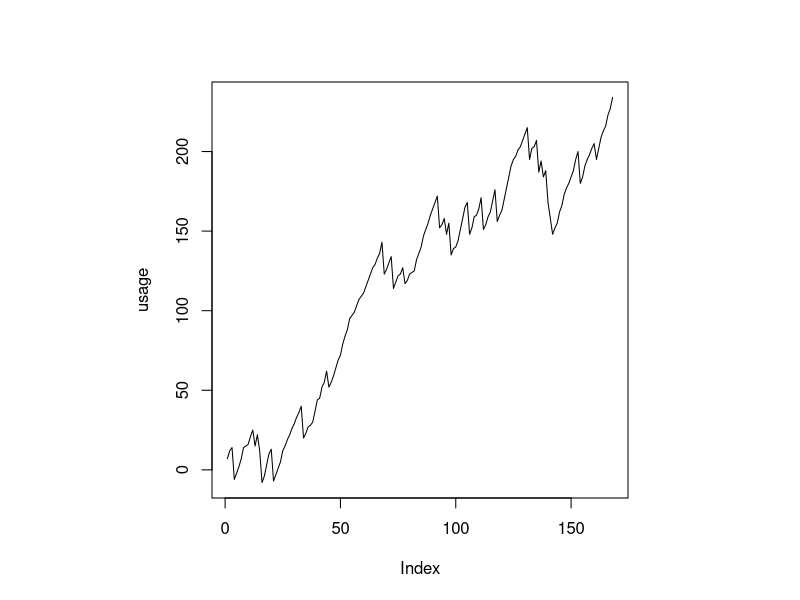
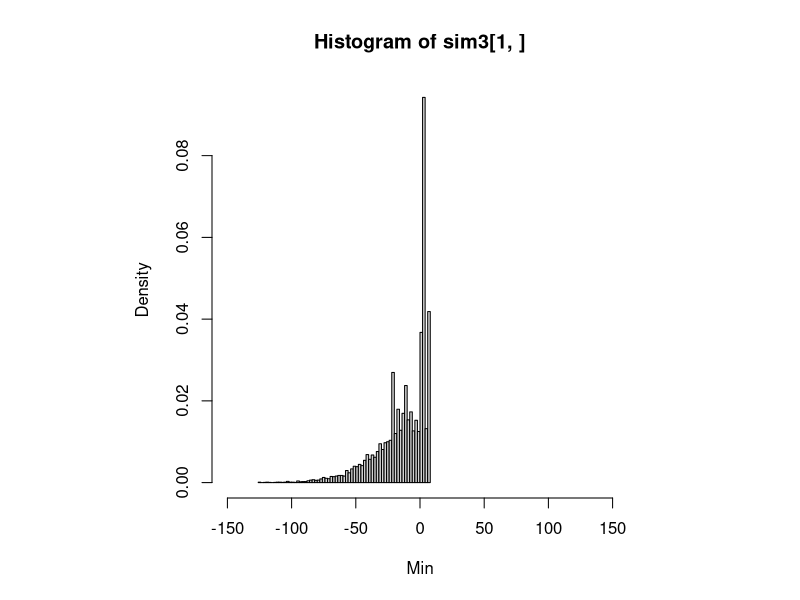
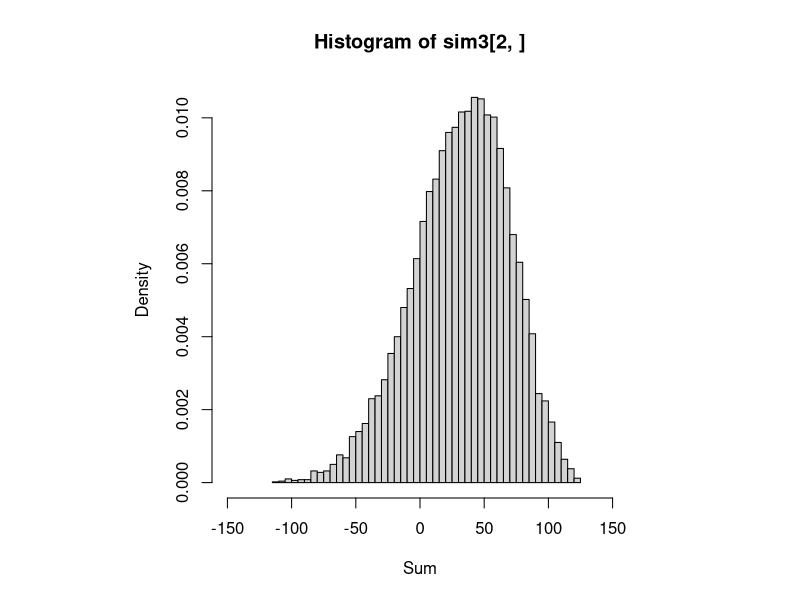
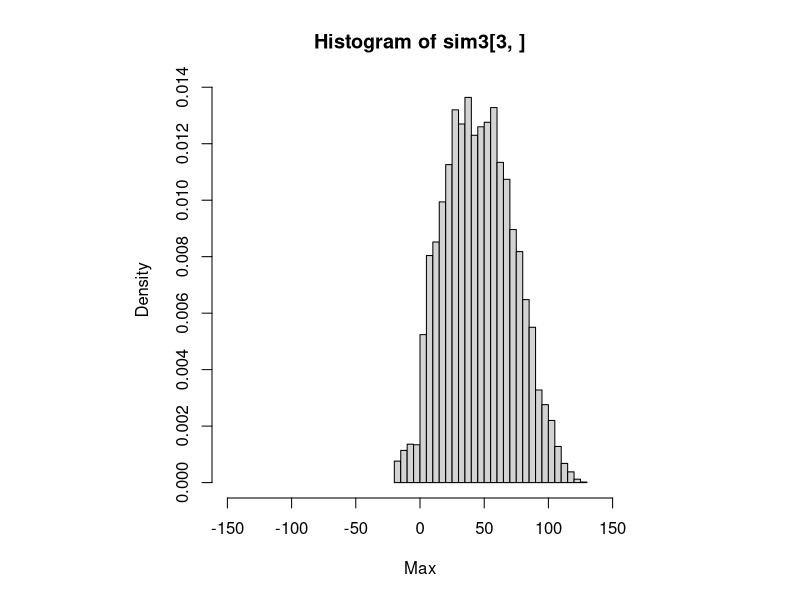

These charts were generated, in order, by the following R code:
#!/usr/bin/Rscript
##
## Start the interpreter with M-R. Use C-c C-j to eval a line.
##

##
## Simulating Data might be usefull as a tutorial [1].
##
## [1] https://clayford.github.io/dwir/dwr_12_generating_data.html
##
## In this  particular distribution  the increments are  usually small
## and positive or large and negative:
prior <- c(1,2,3,4,4,4,5,7,7,-10,-20);

## This outputs the frequency table:
table (prior);
mean (prior);                           # 0.6363636
## plot (ecdf (prior), do.points = FALSE, verticals = TRUE);

## In case you want to exclude drift:
## prior <- prior - mean (prior);

## There are 7 * 24 = 168 hours in a week
day <- 24;
week <- 7 * day;
usage <- cumsum (sample (prior, size = week, replace = TRUE));
par (pty = "s");                        # square windows
plot (usage, type = "l");

## One week of  data, in fact only  167 = 168 -  1 differences, should
## give us  some idea of prior  distribution. Still it will  often not
## suffice to recover the prior accurately.
distr <- diff (usage);
table (distr);
mean (distr);
## plot (table (distr));

## Min, Last,  and Max as  a few  observations derived from  a cusmsum
## trajectory:
f <- function (s) c (min (cumsum (s)), sum (s), max (cumsum (s)));

## Simulate the evolution over one day  many times. In fact you may be
## interested in the behaviour of max(cumsum(...)) or min(cumsum(...))
## and not  just sum(...). Since f()  returns a 3-vector the  shape of
## the resulte is 3 x n:
sim3 <- replicate (n = 10000, f (sample (distr, size = day, replace = TRUE)));
sims <- sim3[2, ];
fivenum (sims);
## The expectation value of a sum is  a multiple of that for the prior
## distribution:
c (mean (sims),  day * mean (distr), day * mean (prior));

## Histograms
hist (sim3[1, ], breaks = 50, prob = TRUE, xlab = "Min", xlim = c(-150, 150));
hist (sim3[2, ], breaks = 50, prob = TRUE, xlab = "Sum", xlim = c(-150, 150));
hist (sim3[3, ], breaks = 50, prob = TRUE, xlab = "Max", xlim = c(-150, 150));
## lines (density (sim3[1, ], bw = 5));
## lines (density (sim3[3, ], bw = 5));

## Empirical cumulative distribution function:
## plot (ecdf (sims), do.points = FALSE, verticals = TRUE);
## qqnorm (sims); qqline (sims);
